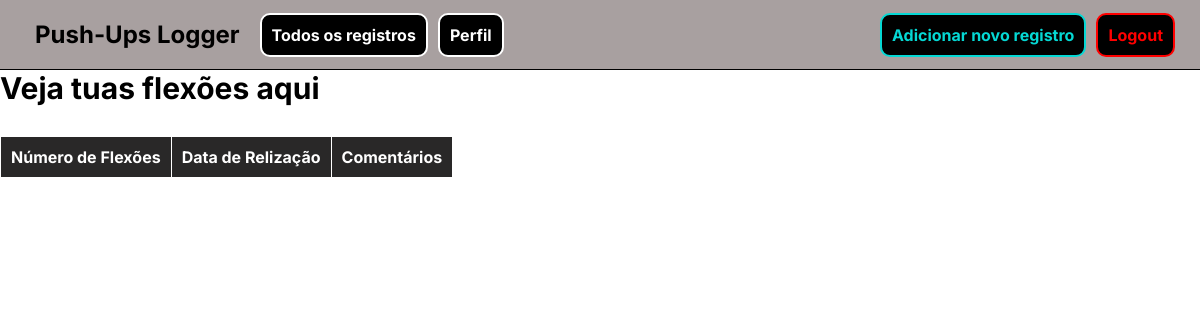
/all_workouts (signed in), run on an earlier commit of the app's database.
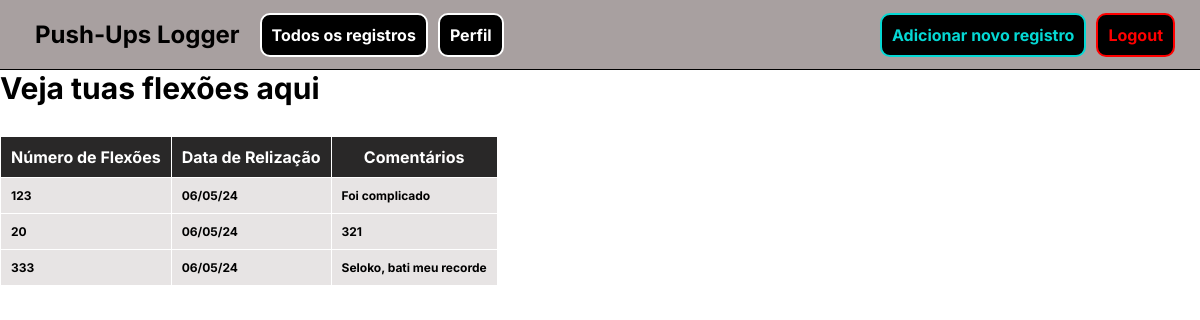
And on a later commit of the database.
### models.py (models this page shows)
class Workout(db.Model):
    id = db.Column(db.Integer, primary_key=True)
    pushups = db.Column(db.Integer, nullable=False)
    date_posted = db.Column(db.DateTime, nullable=False, default=datetime.now(timezone.utc))
    comment = db.Column(db.Text, nullable=False)
    user_id = db.Column(db.Integer, db.ForeignKey("user.id"), nullable=False)

### main.py (the view)
@main.route("/")
@main.route("/all_workouts")
def all_workouts():
    if not "current_user_email" in session:
        return redirect(url_for("auth.login"))
    current_user_email = session["current_user_email"]
    current_user = User.query.filter_by(email=current_user_email).first_or_404()
    workouts = current_user.workouts
    return render_template("main/all_workouts.html", user=current_user, workouts=workouts)

### templates/main/all_workouts.html (shortened to what this page needs)
{% extends "main/base.html" %}
{% block css %}<link rel="stylesheet" href="../../static/css/all_workouts.css">{% endblock %}
{% block content %}
<main class="blank_container">
    <h2>Veja tuas flexões aqui</h2>
    <table>
        <thead>
            <tr>
                <th>Número de Flexões</th>
                <th>Data de Relização</th>
                <th>Comentários</th>
            </tr>
        </thead>
        <tbody>
            {% for workout in workouts %}
            <tr>
                <td>{{ workout.pushups }}</td>
                <td>{{ workout.date_posted.strftime('%d/%m/%y') }}</td>
                <td>{{ workout.comment }}</td>
            </tr>
            {% endfor %}
        </tbody>
    </table>
</main>
{% endblock%}

### templates/main/base.html (shortened to what this page needs)
<!DOCTYPE html>
<html lang="en">
<head>
    <link rel="stylesheet" href="../../static/css/main_nav.css">
    {% block css %}{% endblock %}
</head>
<body>
    <nav class="navbar">
        <ul>
            <div class="left_nav_content">
                <h1>Push-Ups Logger</h1>
                <a href="/all_workouts" id="all_pushups">Todos os registros</a>
                <a href="/profile" id="profile">Perfil</a>
            </div>
            <div class="right_nav_content">
                <a href="/new_workout" id="add_new_workout">Adicionar novo registro</a>
                <a href="/logout" id="logout">Logout</a>
            </div>
        </ul>
    </nav>
    {% block content %}{% endblock %}
</body>
</html>

### static/css/main_nav.css (style rules this page uses)
:root { --general-border-radius: 10px; }
* { font-family: 'Inter', sans-serif; margin: 0; padding: 0; }
html { height: 100%; width: 100%; font-size: 62.5%; }
body { height: 100%; width: 100%; }
.navbar { width: 100%; }
.navbar ul { display: flex; background-color: rgb(168, 160, 160); border-bottom: 1px solid black; justify-content: space-between; padding: 1rem 2rem 1rem 2rem; }
.navbar ul div { display: flex; align-items: center; font-size: 1.6rem; font-weight: bold; }
.navbar ul div * { margin: 0 0.5rem 0 0.5rem; padding: 1rem; border-radius: var(--general-border-radius); }
a { text-decoration: none; }
#all_pushups, #profile { color: rgb(255, 255, 255); border: 2px solid; background-color: black; }
#add_new_workout { color: rgb(5, 216, 212); border: 2px solid rgb(5, 216, 212); background-color: black; }
#logout { color: red; border: 2px solid red; background-color: black; }

### static/css/all_workouts.css (style rules this page uses)
:root { --general-border-radius: 10px; }
* { font-family: 'Inter', sans-serif; margin: 0; padding: 0; }
html { height: 100%; width: 100%; font-size: 62.5%; }
body { height: 100%; width: 100%; }
.blank_container { height: calc(100% - 70px); width: 100%; }
h2 { font-size: 3rem; }
table { border-collapse: collapse; margin-top: 3rem; }
table td, table th { border: 1px solid white; padding: 1rem; }
th { color: white; background-color: rgba(29, 28, 28, 0.944); font-size: 1.6rem; }
td { background-color: #e7e4e4; font-size: 1.2rem; font-weight: bold; }

What changed in the data, as far as the page shows it:
added Workout: pushups "123", date_posted "06/05/24", comment "Foi complicado"
added Workout: pushups "20", date_posted "06/05/24", comment "321"
added Workout: pushups "333", date_posted "06/05/24", comment "Seloko, bati meu recorde"
